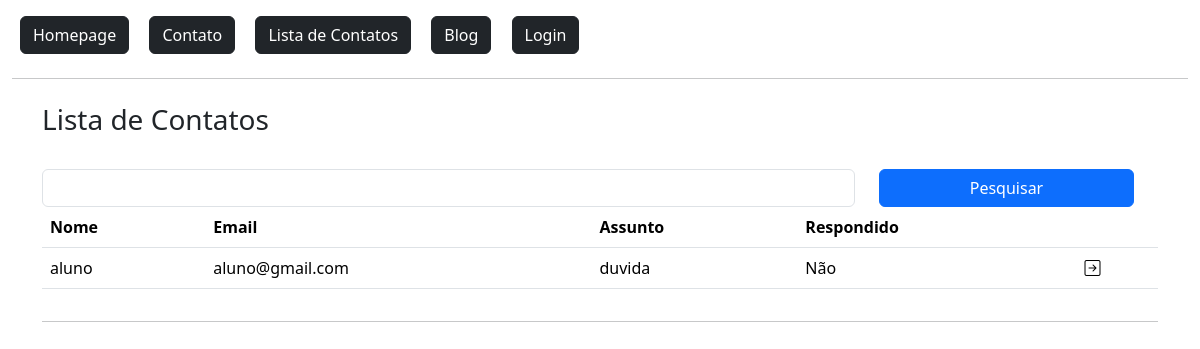
Page /contato/lista/ on the committed database.
### flaskLearn/models.py (models this page shows)
class Contato(db.Model):
    id = db.Column(db.Integer, primary_key=True)
    data_envio = db.Column(db.DateTime, default=datetime.now())
    nome = db.Column(db.String, nullable=True)
    email = db.Column(db.String, nullable=True)
    assunto = db.Column(db.String, nullable=True)
    mensagem = db.Column(db.String, nullable=True)
    respondido = db.Column(db.Integer, default=0)

### flaskLearn/routes.py (the view)
@app.route('/contato/lista/')
def contatoLista():
    if request.method == 'GET':
        pesquisa = request.args.get('pesquisa', '') #Caso nao ache informacao correspondente, retorna nulo.
    dados = Contato.query.order_by('nome')
    if pesquisa != '':
        dados = dados.filter_by(nome=pesquisa) #Filtra a coluna nome para receber nomes iguais a pesquisa.
    context = {'dados': dados.all()}
    return render_template('contato/contato_lista.html', context=context)

### flaskLearn/templates/contato/contato_lista.html (shortened to what this page needs)
{% extends 'baseTemplate/base.html' %}
{% block content %}
    {% include 'baseTemplate/nav.html' %}
    <div class="container">
        <div class="row mt-4">
            <h3>Lista de Contatos</h3>
            <form method="get" class="row mt-4">
                <div class="col-9">
                    <input type="text" name="pesquisa" id="" class="form-control">
                </div>
                <div class="col-3">
                    <button type="submit" class="btn btn-primary col-12">
                        Pesquisar
                    </button>
                </div>
            </form>
            <div class="col-12">
                <table class="table">
                    <thead>
                        <tr>
                            <th>Nome</th>
                            <th>Email</th>
                            <th>Assunto</th>
                            <th>Respondido</th>
                            <th></th>
                        </tr>
                    </thead>
                    <tbody>
                        {% for linha in context['dados'] %}
                            <tr>
                                <td>{{linha.nome}}</td>
                                <td>{{linha.email}}</td>
                                <td>{{linha.assunto}}</td>
                                <td>
                                    {% if linha.respondido == 1 %}
                                        Sim
                                    {% elif linha.respondido == 0 %}
                                        Não
                                    {% else %}
                                        Erro
                                    {% endif %}
                                </td>
                                <td>
                                    <a href="{{ url_for('contatoDetail', id=linha.id) }}">
                                        <i class="bi bi-arrow-right-square text-black"></i>
                                    </a>
                                </td>
                            </tr>
                        {% endfor %}
                    </tbody>
                </table>
            </div>
        </div>
        <hr>
    </div>
{% endblock %}

### rows in the picture
Contato: nome "aluno", email "aluno@gmail.com", assunto "duvida", respondido "Não"
